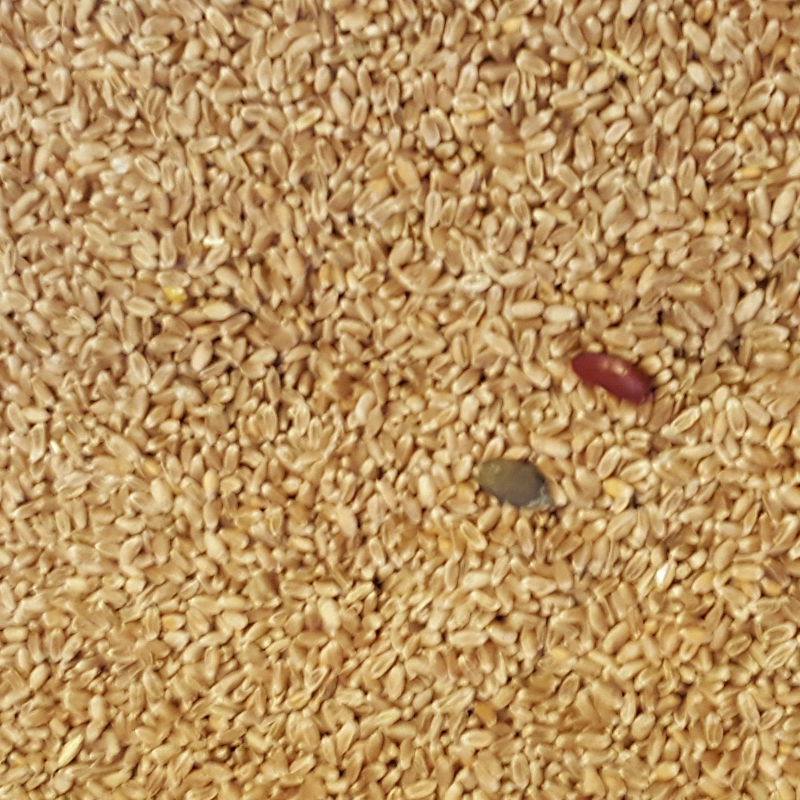
#> input picture img/1.jpeg, 1600 x 1600 px, given in place of graan.jpeg, which was not available (shown at 1/2 size)
$ python backup.py   (older library calls are emulated)
#> lines starting #> are read from the running program, lines starting #| are printed output that depends on the picture; pictures that were not available may be replaced by others from this repository, and a replacement may not be noted
#!/usr/bin/env python
import numpy as np
from PIL import Image
from sklearn.svm import SVC

def maketxtfile(imname, x, y):
#> called with imname = 'graan', x = 32, y = 16
	filename = "../img/%s.jpeg" % imname
	imgs = Image.open(filename)
#> imgs is the input picture: PIL image 1600x1600 RGB; mean R, G, B 185.7, 147.5, 96.2
	im = imgs.resize((x, y), Image.ANTIALIAS)
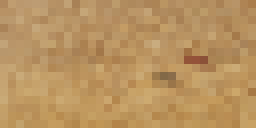
#> im: PIL image 32x16 RGB (shown 8 times larger); mean R, G, B 185.7, 147.5, 96.2
	arr = np.array(im)
	#instead of a matrix make a vector
	arr2d = arr.reshape(arr.shape[2], -1)
	#Already halve x and y
	y = y/2
	x = x/2
	#fill the rest of the array
	while x > 0 and y > 0:
		im = imgs.resize((x, y), Image.ANTIALIAS)
		arr = np.array(im)
		arr2dres = arr.reshape(arr.shape[2], -1)
		y = y/2
		x = x/2
		arr2d = np.concatenate((arr2d,arr2dres),axis = 1)
#> this loop made 5 passes
#> arr2dres on pass 4: [[187, 150], [99, 184], [145, 93]]
#> after the loop, x = 1; y = 0.5

	#save the file
	filename = "../data/%s.txt" % imname
	np.savetxt(filename, arr2d,fmt='% 4d' ,delimiter=' ')
	return arr2d
x = 32
y = 16
#read in 0 case
#> (the run stopped early here; a loop or call above may not have finished)

$ run again, on img/5.jpeg
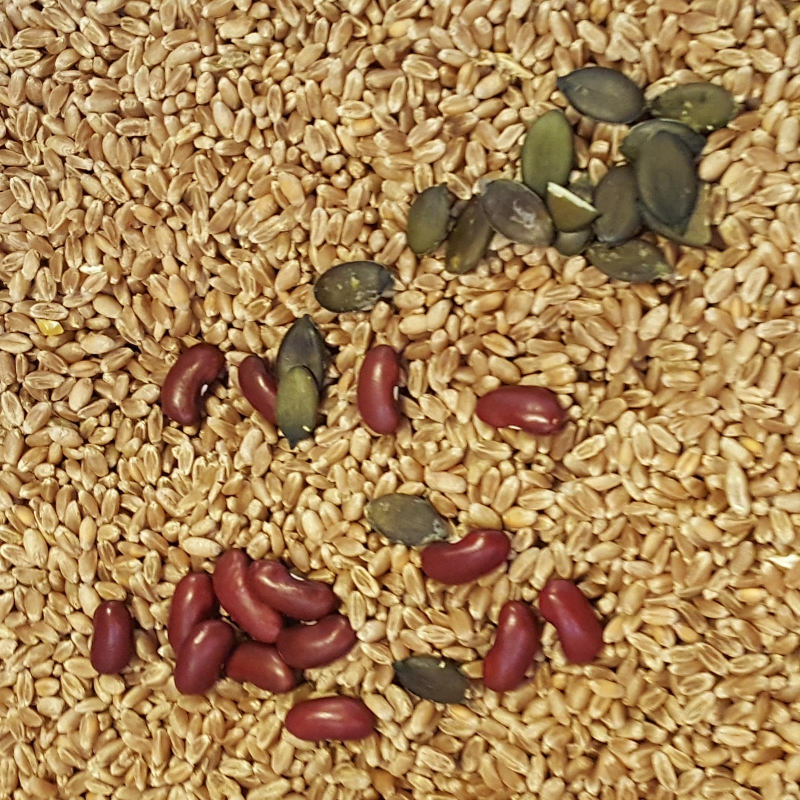
#> input picture img/5.jpeg, 1600 x 1600 px, given in place of graan.jpeg, which was not available (shown at 1/2 size)
#> in maketxtfile, imgs is the input picture: PIL image 1600x1600 RGB; mean R, G, B 168.2, 131.4, 84.8
#> in maketxtfile, `im = imgs.resize((x, y), Image.ANTIALIAS)`:
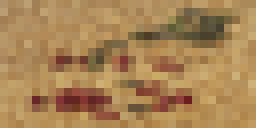
#> im: PIL image 32x16 RGB (shown 8 times larger); mean R, G, B 168.3, 131.4, 84.9
#> the loop in maketxtfile, `while x > 0 and y > 0:` made 5 passes
#> arr2dres on pass 4: [[167, 129], [84, 165], [130, 83]]
#> after the loop in maketxtfile, `while x > 0 and y > 0:`: x = 1; y = 0.5

$ run again, on img/clean.jpeg
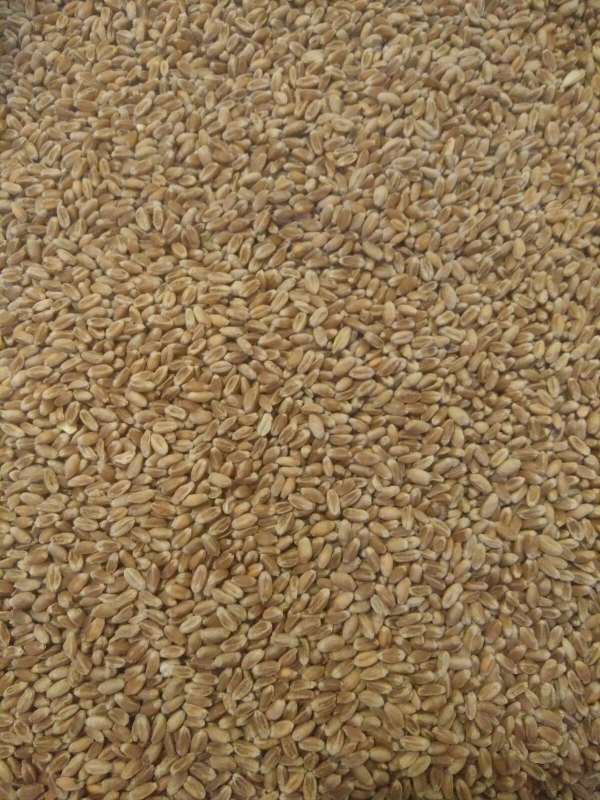
#> input picture img/clean.jpeg, 1200 x 1600 px, given in place of graan.jpeg, which was not available (shown at 1/2 size)
#> in maketxtfile, imgs is the input picture: PIL image 1200x1600 RGB; mean R, G, B 144.7, 118.9, 84
#> in maketxtfile, `im = imgs.resize((x, y), Image.ANTIALIAS)`:
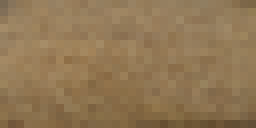
#> im: PIL image 32x16 RGB (shown 8 times larger); mean R, G, B 144.7, 119, 84
#> the loop in maketxtfile, `while x > 0 and y > 0:` made 5 passes
#> arr2dres on pass 4: [[148, 121], [85, 143], [118, 83]]
#> after the loop in maketxtfile, `while x > 0 and y > 0:`: x = 1; y = 0.5
